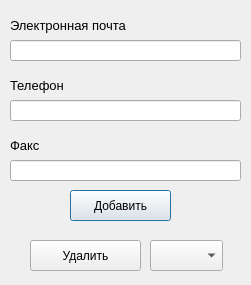
<?xml version="1.0" encoding="UTF-8"?>
<ui version="4.0">
 <class>Dialog</class>
 <widget class="QDialog" name="Dialog">
  <property name="geometry">
   <rect>
    <x>0</x>
    <y>0</y>
    <width>251</width>
    <height>285</height>
   </rect>
  </property>
  <property name="windowTitle">
   <string>Новая автомастерская</string>
  </property>
  <widget class="QLabel" name="label">
   <property name="geometry">
    <rect>
     <x>10</x>
     <y>10</y>
     <width>181</width>
     <height>31</height>
    </rect>
   </property>
   <property name="font">
    <font>
     <pointsize>10</pointsize>
    </font>
   </property>
   <property name="text">
    <string>Электронная почта</string>
   </property>
  </widget>
  <widget class="QLabel" name="label_2">
   <property name="geometry">
    <rect>
     <x>10</x>
     <y>70</y>
     <width>181</width>
     <height>31</height>
    </rect>
   </property>
   <property name="font">
    <font>
     <pointsize>10</pointsize>
    </font>
   </property>
   <property name="text">
    <string>Телефон</string>
   </property>
  </widget>
  <widget class="QLabel" name="label_3">
   <property name="geometry">
    <rect>
     <x>10</x>
     <y>130</y>
     <width>181</width>
     <height>31</height>
    </rect>
   </property>
   <property name="font">
    <font>
     <pointsize>10</pointsize>
    </font>
   </property>
   <property name="text">
    <string>Факс</string>
   </property>
  </widget>
  <widget class="QLineEdit" name="mail_line">
   <property name="geometry">
    <rect>
     <x>10</x>
     <y>40</y>
     <width>231</width>
     <height>21</height>
    </rect>
   </property>
  </widget>
  <widget class="QLineEdit" name="phone_line">
   <property name="geometry">
    <rect>
     <x>10</x>
     <y>100</y>
     <width>231</width>
     <height>21</height>
    </rect>
   </property>
  </widget>
  <widget class="QLineEdit" name="fax_line">
   <property name="geometry">
    <rect>
     <x>10</x>
     <y>160</y>
     <width>231</width>
     <height>21</height>
    </rect>
   </property>
  </widget>
  <widget class="QPushButton" name="add_button">
   <property name="geometry">
    <rect>
     <x>70</x>
     <y>190</y>
     <width>101</width>
     <height>31</height>
    </rect>
   </property>
   <property name="text">
    <string>Добавить</string>
   </property>
  </widget>
  <widget class="QPushButton" name="delete_btn">
   <property name="geometry">
    <rect>
     <x>30</x>
     <y>240</y>
     <width>111</width>
     <height>31</height>
    </rect>
   </property>
   <property name="text">
    <string>Удалить</string>
   </property>
  </widget>
  <widget class="QComboBox" name="workshop_box">
   <property name="geometry">
    <rect>
     <x>150</x>
     <y>240</y>
     <width>73</width>
     <height>31</height>
    </rect>
   </property>
  </widget>
 </widget>
 <resources/>
 <connections/>
</ui>
